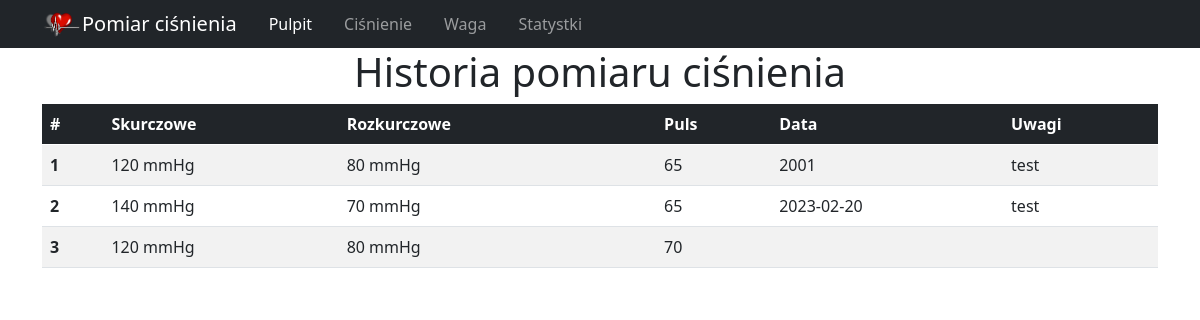
The page /pressure_history on the database as committed earlier.
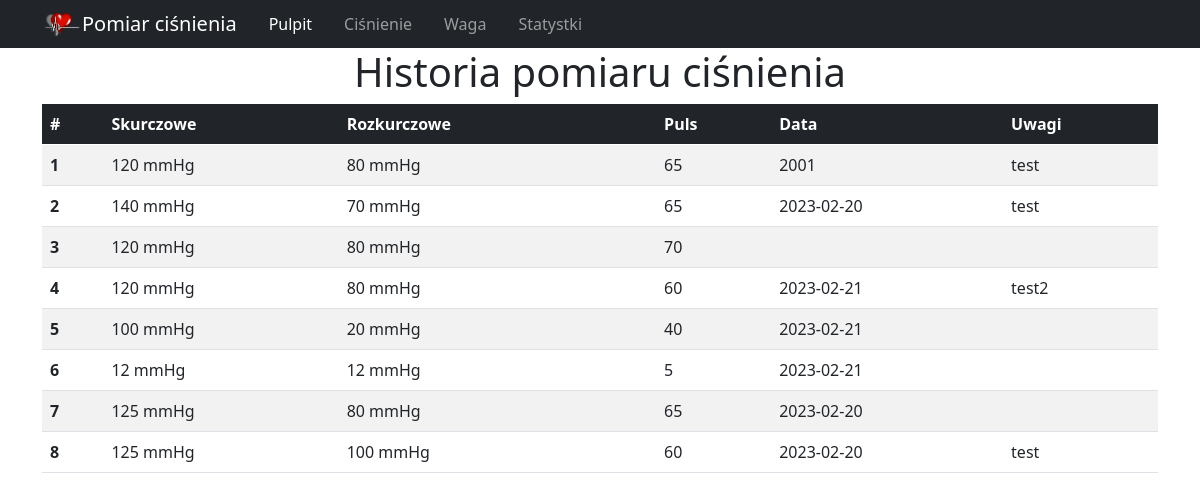
The same page on the database as committed later.
### tables this page shows
CREATE TABLE blood_pressure(id integer primary key autoincrement, upper_pressure int, down_pressure int, pressure int, date_of_pressure date not null default(date()), description text);

### app.py (the view)
@app.route('/pressure_history')
def pressure_history():
  db = get_db()
  sql_command = 'select id, upper_pressure, down_pressure, pressure, date_of_pressure, date_of_pressure, description from blood_pressure;'
  cur = db.execute(sql_command)
  bloods = cur.fetchall()
  return render_template('cisnienie.html', bloods=bloods)

### app.py (called while the page is built)
def get_db():
  if not hasattr(g, 'sqlite_db'):
    conn = sqlite3.connect(app_info['db_file'])
    conn.row_factory = sqlite3.Row
    g.sqlite_db = conn
  return g.sqlite_db

### templates/cisnienie.html (shortened to what this page needs)
{% extends 'base.html' %}  {% block content %}
<div class="container">
  <h1 class="text-center">Historia pomiaru ciśnienia</h1>
  <table class="table table-striped">
    <thead class="table-dark">
      <tr>
        <th scope="col">#</th>
        <th scope="col">Skurczowe</th>
        <th scope="col">Rozkurczowe</th>
        <th scope="col"></th>
        <th scope="col">Puls</th>
        <th scope="col">Data</th>
        <th scope="col">Uwagi</th>
      </tr>
    </thead>
    <tbody>
      {% for blood in bloods %}
      <tr>
        <th scope="row">{{blood.id}}</th>
        <td>{{blood.upper_pressure}} mmHg</td>
        <td>{{blood.down_pressure}} mmHg</td>
        <td>
        </td>
        <td>{{blood.pressure}}</td>
        <td>{{blood.date_of_pressure}}</td>
        <td>{{blood.description}}</td>
      </tr>
      {% endfor %}
    </tbody>
  </table>
</div>
{% endblock %}

Rows that differ between the two databases and show on the page:
added blood_pressure: id "4", upper_pressure "120", down_pressure "80", pressure "60", date_of_pressure "2023-02-21", description "test2"
added blood_pressure: id "5", upper_pressure "100", down_pressure "20", pressure "40", date_of_pressure "2023-02-21"
added blood_pressure: id "6", upper_pressure "12", down_pressure "12", pressure "5", date_of_pressure "2023-02-21"
added blood_pressure: id "7", upper_pressure "125", down_pressure "80", pressure "65", date_of_pressure "2023-02-20"
added blood_pressure: id "8", upper_pressure "125", down_pressure "100", pressure "60", date_of_pressure "2023-02-20", description "test"
